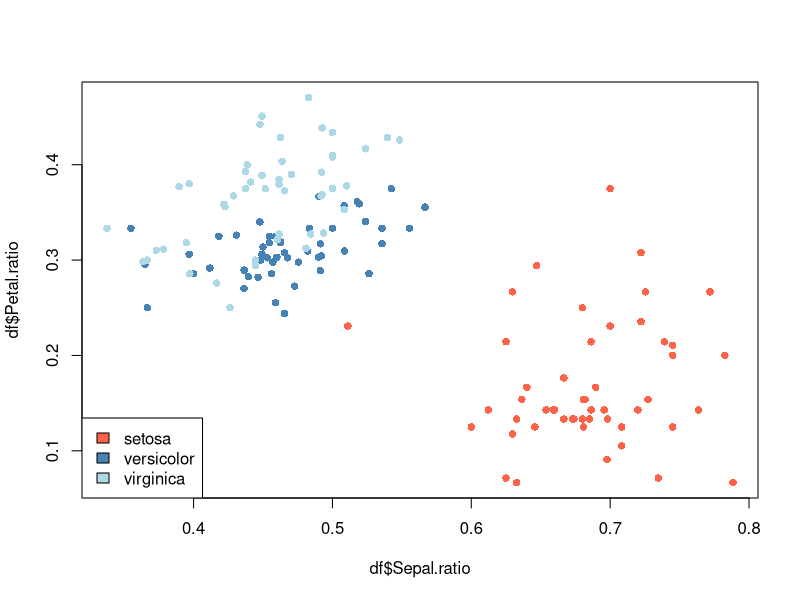
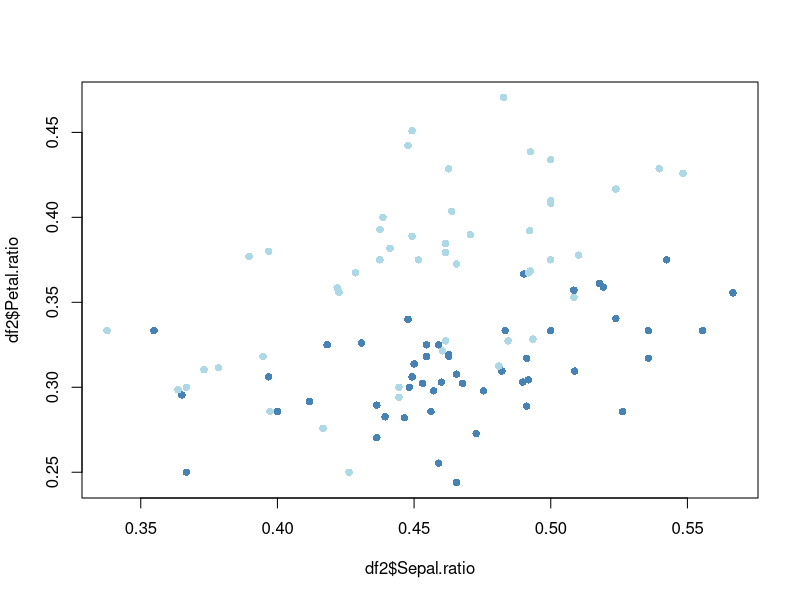
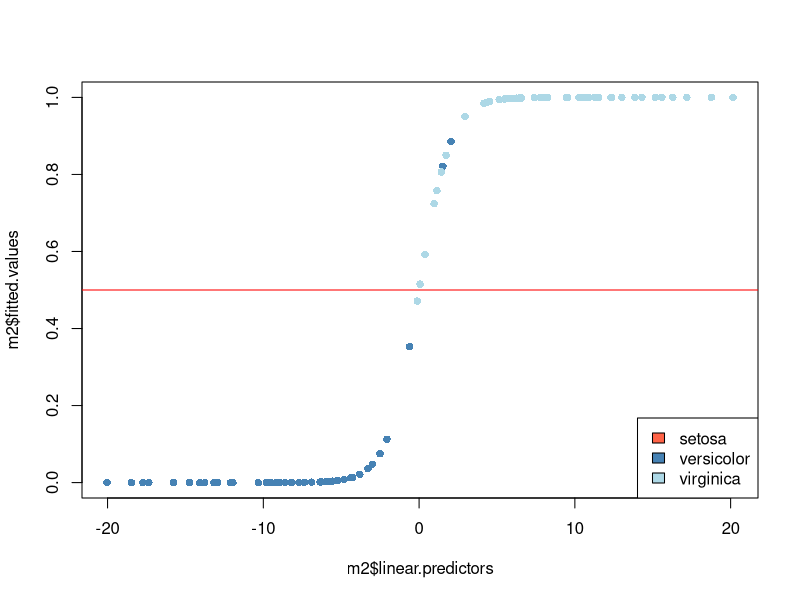

R code for these plots, in order:
## LOGISTIC REGRESSION

df = iris

df$Sepal.ratio = df$Sepal.Width / df$Sepal.Length
df$Petal.ratio = df$Petal.Width / df$Petal.Length

colors = c("tomato", "steelblue", "lightblue")
plot(df$Sepal.ratio, df$Petal.ratio, col=colors[df$Species], pch=16)
legend("bottomleft", legend=levels(df$Species), fill=colors)



# -----------------------------------------------------------
# https://wilkelab.org/classes/SDS348/2020_spring/worksheets/class11_solutions.html
df2 = df[df$Species %in% c("virginica", "versicolor"), ]
plot(df2$Sepal.ratio, df2$Petal.ratio, col=colors[df2$Species], pch=16)


m2 = glm(Species ~ Sepal.Width + Sepal.Length + Petal.Width + Petal.Length,
         data = df2,
         family = binomial)
summary(m2)

# drop Speal.Width since it has the highest p value
m2 = glm(Species ~ Sepal.Length + Petal.Width + Petal.Length,
         data = df2,
         family = binomial)
summary(m2)

plot(m2$linear.predictors, m2$fitted.values, col=colors[df2$Species], pch=16)
legend("bottomright", legend=levels(df$Species), fill=colors)
abline(h=0.5, col="red")

df2$prev_val = predict(m2, df2, type="response")
